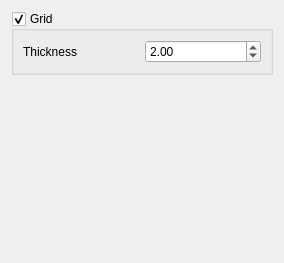
<?xml version="1.0" encoding="UTF-8"?>
<ui version="4.0">
 <class>clippingControls</class>
 <widget class="QWidget" name="clippingControls">
  <property name="geometry">
   <rect>
    <x>0</x>
    <y>0</y>
    <width>284</width>
    <height>263</height>
   </rect>
  </property>
  <property name="windowTitle">
   <string>Clipping Controls</string>
  </property>
  <layout class="QVBoxLayout" name="verticalLayout">
   <item>
    <widget class="QGroupBox" name="showGrid">
     <property name="title">
      <string>Grid</string>
     </property>
     <property name="checkable">
      <bool>true</bool>
     </property>
     <layout class="QHBoxLayout" name="horizontalLayout">
      <item>
       <widget class="QLabel" name="label_3">
        <property name="text">
         <string>Thickness</string>
        </property>
       </widget>
      </item>
      <item>
       <widget class="QDoubleSpinBox" name="gridThickness">
        <property name="value">
         <double>2.000000000000000</double>
        </property>
       </widget>
      </item>
     </layout>
    </widget>
   </item>
   <item>
    <spacer name="verticalSpacer">
     <property name="orientation">
      <enum>Qt::Vertical</enum>
     </property>
     <property name="sizeHint" stdset="0">
      <size>
       <width>20</width>
       <height>59</height>
      </size>
     </property>
    </spacer>
   </item>
  </layout>
 </widget>
 <resources/>
 <connections/>
</ui>
